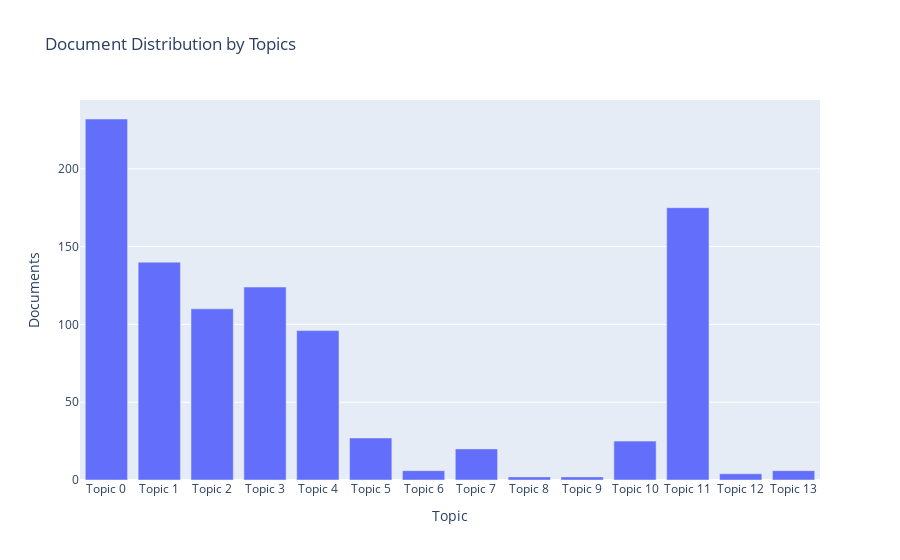

The notebook cell saved with this chart:
### Code cell
plot_model(nmf, plot = 'topic_distribution')
#plot_model(tuned_unsupervised, plot = 'wordcloud', topic_num = topic_num)
#plot_model(tuned_unsupervised, plot = 'frequency', topic_num = topic_num)
#plot_model(tuned_unsupervised, plot = 'distribution', topic_num = topic_num)
#plot_model(tuned_unsupervised, plot = 'sentiment', topic_num = topic_num)
#plot_model(tuned_unsupervised, plot = 'pos', topic_num = topic_num)
#plot_model(tuned_unsupervised, plot = 'bigram', topic_num = topic_num)
#plot_model(tuned_unsupervised, plot = 'trigram', topic_num = topic_num)

### Figure 1 — Plotly figure (JSON) as saved in the notebook; plotly's stock layout.template omitted (floating-point values rounded to 4 significant figures)
{"data": [{"alignmentgroup": "True", "customdata": [["N, A"], ["N, A"], ["N, A"], ["N, A"], ["N, A"], ["N, A"], ["N, A"], ["N, A"], ["N, A"], ["N, A"], ["N, A"], ["N, A"], ["N, A"], ["N, A"]], "hovertemplate": "Topic=%{x}<br>Documents=%{y}<br>Keyword=%{customdata[0]}<extra></extra>", "legendgroup": "", "marker": {"color": "#636efa"}, "name": "", "offsetgroup": "", "orientation": "v", "showlegend": false, "textposition": "auto", "type": "bar", "x": ["Topic 0", "Topic 1", "Topic 2", "Topic 3", "Topic 4", "Topic 5", "Topic 6", "Topic 7", "Topic 8", "Topic 9", "Topic 10", "Topic 11", "Topic 12", "Topic 13"], "xaxis": "x", "y": [232, 140, 110, 124, 96, 27, 6, 20, 2, 2, 25, 175, 4, 6], "yaxis": "y"}], "layout": {"barmode": "relative", "legend": {"tracegroupgap": 0}, "title": {"text": "Document Distribution by Topics"}, "xaxis": {"anchor": "y", "domain": [0, 1], "title": {"text": "Topic"}}, "yaxis": {"anchor": "x", "domain": [0, 1], "title": {"text": "Documents"}}}}
